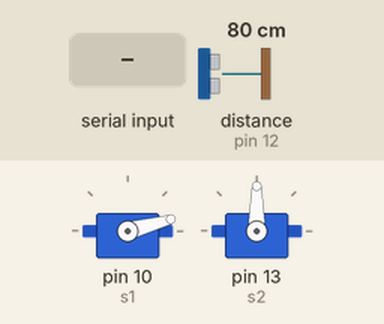
Simulated run of this sketch. Board: Arduino Uno, built with avr-gcc and run on an emulated ATmega328P. On the bench: 2 × servo. Wiring (inferred from the names in the program): ultrasonic range finder: trigger pin 11; echo pin 12. The inputs (shaded band) are chosen by the test bench; at power-on: distance to the obstacle (sensor on pin 12) 80 cm. The echo pulse lasts 58.3 µs per cm; what the sketch prints to the serial monitor is not drawn.

Above: at 0.01 s.
1.3 s: distance to the obstacle (sensor on pin 12) set to 2 cm
4.3 s: "30,150." received over Serial
At 4.98 s:
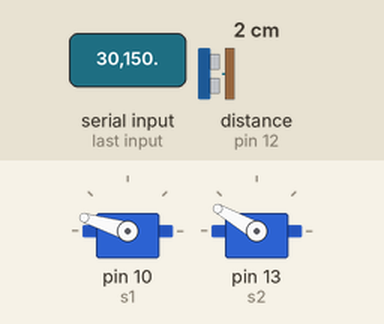
7.3 s: "90,45." received over Serial
At 7.5 s:
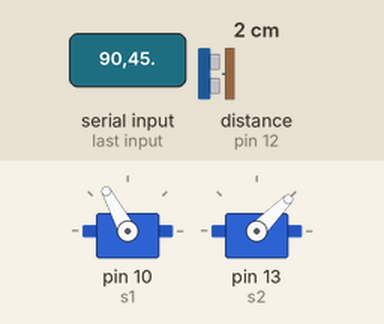
10.3 s: "5." received over Serial
At 13.09 s:
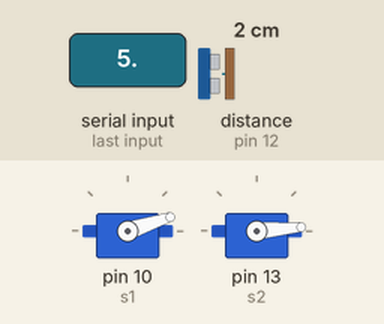
13.3 s: distance to the obstacle (sensor on pin 12) set to 120 cm
16.3 s: "90,45." received over Serial
At 19.22 s:
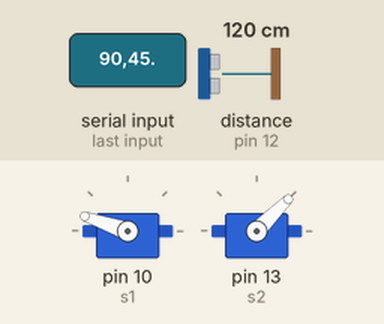
Timing chart, 0 to 22.1 s (numbered marks = the images above; inputs shaded):
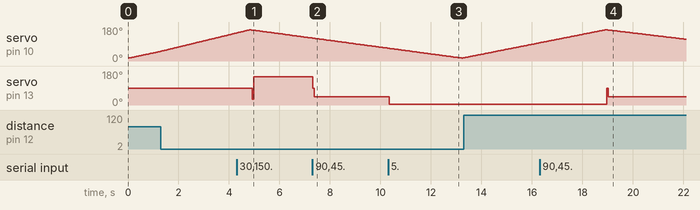

The sketch:

radar_project.ino
```cpp
#include <Servo.h>

const int trigPin=11;
const int echoPin=12;

long duration;
int distance;
Servo s1;
Servo s2;

void setup() {
  Serial.begin(9600);
  pinMode(trigPin,OUTPUT);
  pinMode(echoPin,INPUT);

  s1.attach(10);
  s2.attach(13);

}

void loop()
{
    for(int i=15;i<=165;i++){            // rotates the servo motor from 15 to 165 degrees
    s1.write(i);
   delay(30);
   distance = calDist();

    Serial.print(i);                      // Sends the current degree into the Serial Port
    Serial.print(",");                   // Sends addition character right next to the previous value needed later in the Processing IDE for indexing
    Serial.print(distance);                // Sends the distance value into the Serial Port
    Serial.print(".");                   // Sends addition character right next to the previous value needed later in the Processing IDE for indexing
      }

    //Write co-ordnates
    for(int i=165;i>15;i--){
   s1.write(i);
    delay(30);
    distance = calDist();
    Serial.print(i);
    Serial.print(",");
    Serial.print(distance);
    Serial.print(".");

    //Read
    readco();
    delay(25);
    }
}

int calDist()
{
   digitalWrite(trigPin, LOW);
   delayMicroseconds(2);
                                                                // Sets the trigPin on HIGH state for 10 micro seconds
  digitalWrite(trigPin, HIGH);
  delayMicroseconds(10);
  digitalWrite(trigPin, LOW);
                                                              // Reads the echoPin, returns the sound wave travel time in microseconds
  duration = pulseIn(echoPin, HIGH);
                                                              // Calculating the distance
  distance= duration*0.034/2;                                // Range : 2cm to 400 cm

  return distance;
}


char rcv[3];
void readco(){
  int co = 0;
  if (Serial.available() > 0) {
    for (int i=0;i<3;i++) rcv[i] = 0;
    Serial.readBytesUntil('.',rcv,3);
    co = atoi(rcv);
    if (co > 0 && co < 180){
    s2.write(co);
  }
  }

}
```

Measured:
- after the input at 4.3 s, servo on pin 13 (s2): 90° → 150° after 0.62 s
- after the input at 7.3 s, servo on pin 13 (s2): 150° → 45° at once
- after the input at 10.3 s, servo on pin 13 (s2): 45° → 5° after 0.05 s
- after the input at 16.3 s, servo on pin 13 (s2): 5° → 90° after 2.7 s, → 45° 0.06 s later
- by itself, servo on pin 10 (s1): rises from 96° to 165° in 2.6 s, then falls to 115° in 3.2 s
